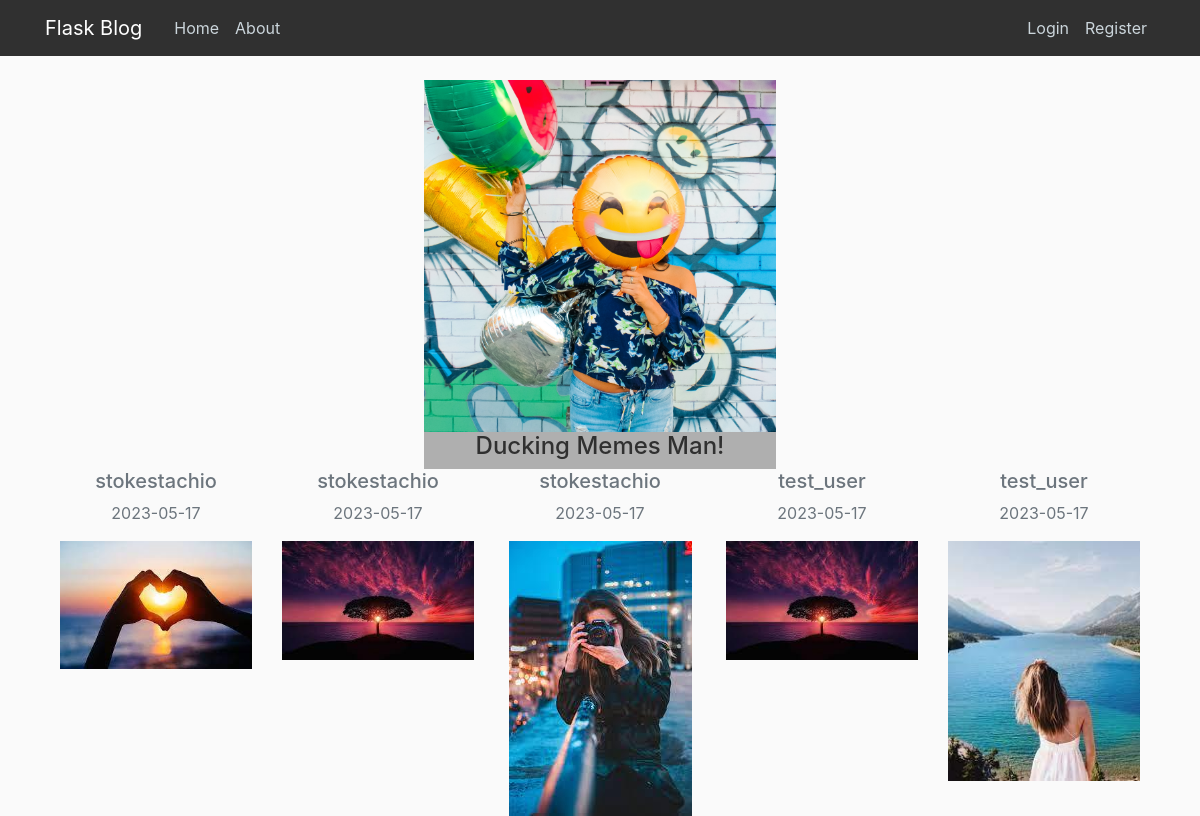
Page /home on the earlier database version.
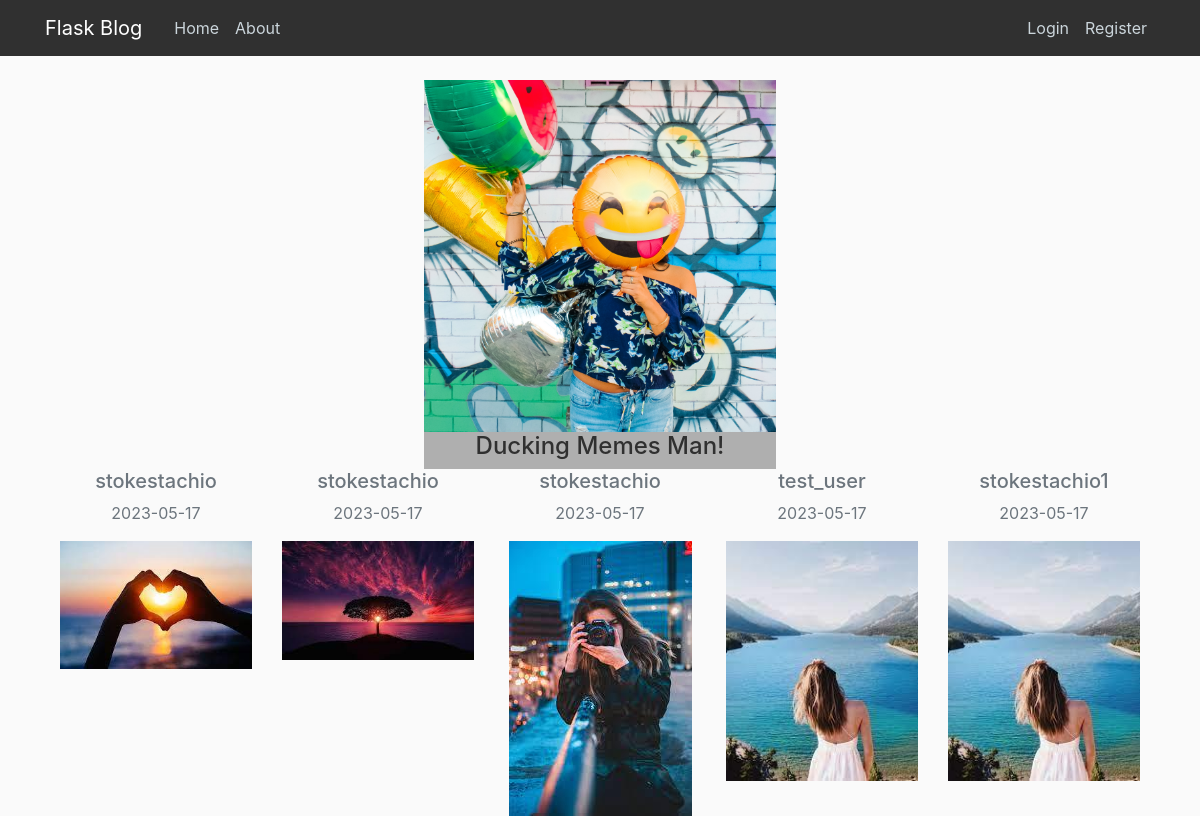
Same page on the later database version.
### models.py (models this page shows, shortened)
class Meme(db.Model):
    id = db.Column(db.String, primary_key = True)
    content = db.Column(db.Text, nullable = False, default='')
    image_file = db.Column(db.String(100), nullable = False)
    date_posted = db.Column(db.DateTime, nullable = False, default=datetime.utcnow)
    user_token = db.Column(db.String, db.ForeignKey('user.token'),nullable = False)
    public = db.Column(db.Boolean, nullable = False, default = False)
    owner = db.relationship('User' , back_populates ='memes')

class User(db.Model, UserMixin):
    id = db.Column(db.Integer, primary_key = True)
    username = db.Column(db.String(100), nullable = False)
    email = db.Column(db.String(150), nullable = False)
    password = db.Column(db.String(150), nullable = False)
    token = db.Column(db.String(150), unique = True)
    date_created = db.Column(db.DateTime, nullable = False, default = datetime.utcnow)
    profile_photo = db.Column(db.String(30), nullable = False)
    memes = db.relationship('Meme', back_populates='owner', lazy='subquery')

### meme_app/site/routes.py (the view)
@site.route('/')
@site.route('/home')
def home():
    memes = Meme.query.all()
    return render_template('home.html', pics = memes)

### meme_app/site/site_templates/home.html (shortened to what this page needs)
{% extends "base.html" %}
{% block content %}
<center>
    <div class="bg-image" style="max-width: 22rem;">
        <img src="static/site_photos/laughing_main.jpg" class="w-100" />
        <div class="mask text-light d-flex justify-content-center flex-column text-center" style="background-color: rgba(0, 0, 0, 0.3)">
            <h4>Ducking Memes Man!</h4>
        </div>
    </div>
        <div class="container">
            <div class="row">
            {% for pic in pics %}
                {% if pic.public %}
                    <div class="col-md">
                        <h5 class ='text-muted'>{{ pic.owner.username }}</h5>
                        <p class="text-muted">{{ pic.date_posted.strftime('%Y-%m-%d') }}</p>
                        <img src="{{url_for('static', filename = 'meme_photos/' + pic.image_file)}}" class= 'img-fluid'alt="This is a photo that was added">
                    </div>
                {% endif %}
            {% endfor %}
            </div>
          </div>
  </div>
{% endblock content %}

### meme_app/templates/base.html (shortened to what this page needs)
<!DOCTYPE html>
<html>
<head>
    <link rel="stylesheet" href="https://maxcdn.bootstrapcdn.com/bootstrap/4.0.0/css/bootstrap.min.css">
    <link rel="stylesheet" type="text/css" href="static/main.css">
</head>
<body>
    <header class="site-header">
      <nav class="navbar navbar-expand-md navbar-dark bg-steel fixed-top">
        <div class="container">
          <a class="navbar-brand mr-4" href="/">Flask Blog</a>
          <div class="collapse navbar-collapse" id="navbarToggle">
            <div class="navbar-nav mr-auto">
              <a class="nav-item nav-link" href="{{url_for('site.home')}}">Home</a>
              <a class="nav-item nav-link" href="#">About</a>
            </div>
            <div class="navbar-nav">
                {% if current_user.is_authenticated %}
                <a class="nav-item nav-link" href="{{url_for('site.add_meme')}}">Add Meme</a>
                <a class="nav-item nav-link" href="{{url_for('site.account')}}">Account</a>
                <a class="nav-item nav-link" href="{{url_for('auth.logout')}}">Logout</a>
                {% else %}
                <a class="nav-item nav-link" href="{{url_for('auth.login')}}">Login</a>
                <a class="nav-item nav-link" href="{{url_for('auth.register')}}">Register</a>
                {% endif %}
            </div>
          </div>
        </div>
      </nav>
    </header>
    <main role="main" class="container">
      <div class="row">
        <div class="col-md-12">
          {% block content %}{% endblock %}
        </div>
    </main>
</body>
</html>

### meme_app/static/main.css (style rules this page uses)
body { background: #fafafa; color: #303030; margin-top: 5rem; }
h1, h2, h3, h4, h5, h6 { color: #303030; }
.bg-steel { background-color: #303030; }
.site-header .navbar-nav .nav-link { color: #cbd5db; }

Differences in the rows shown:
removed Meme: owner.username "test_user", date_posted "2023-05-17", image_file (picture)
added Meme: owner.username "stokestachio1", date_posted "2023-05-17", image_file (picture)
